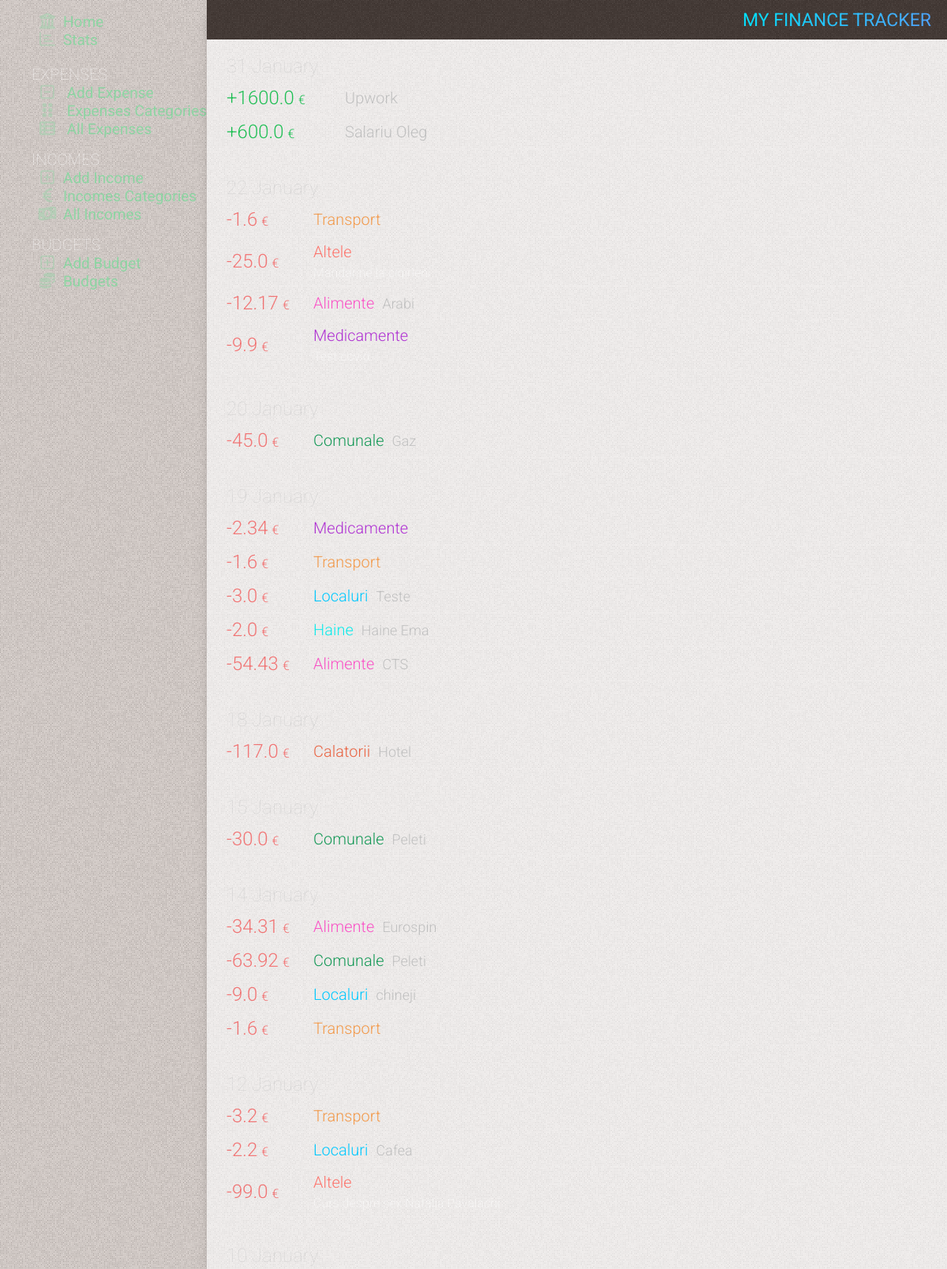
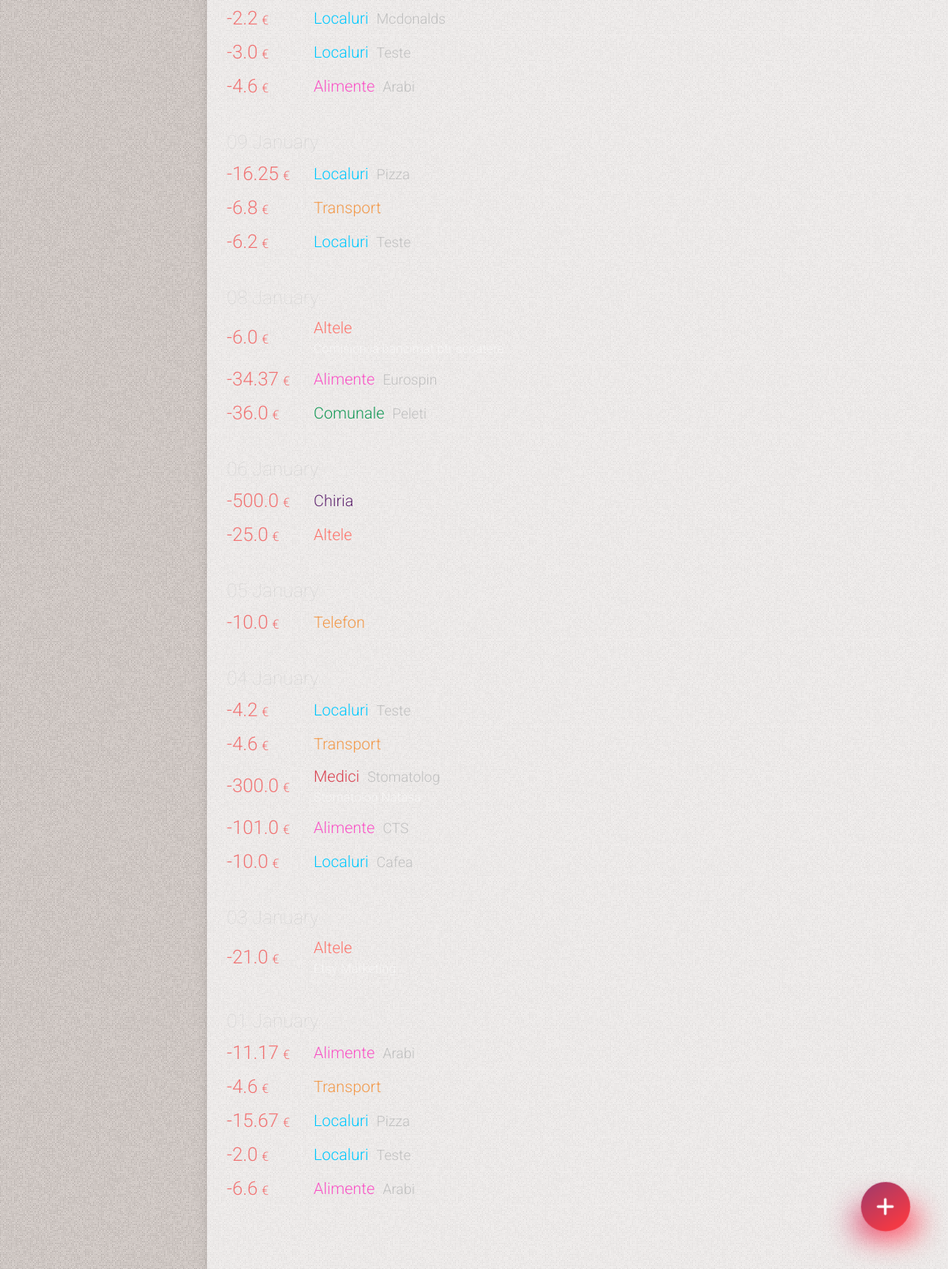
The page / on the database its author committed (2 pictures, top to bottom).
### tables this page shows
CREATE TABLE expenses
(
    id          INTEGER PRIMARY KEY AUTOINCREMENT,
    date        TIMESTAMP NOT NULL DEFAULT CURRENT_TIMESTAMP,
    sum         REAL      NOT NULL,
    category    INTEGER   NOT NULL,
    subcategory INTEGER   NOT NULL,
    comment     TEXT

);

CREATE TABLE categories
(
    id    INTEGER PRIMARY KEY AUTOINCREMENT,
    name  TEXT NOT NULL,
    color TEXT,
    state TEXT DEFAULT false
);

CREATE TABLE subcategories
(
    id          INTEGER PRIMARY KEY AUTOINCREMENT,
    name        TEXT    NOT NULL,
    category_id INTEGER NOT NULL,
    state       TEXT DEFAULT false

);

### app.py (the view)
@app.route('/')
def index():
    conn = get_db_connection()
    this_month_transactions = conn.execute(
        "SELECT expenses.id, "
        "strftime('%Y', date) as year, "
        "strftime('%m', date) as month, "
        "strftime('%d', date) as day, "
        "categories.name as category, "
        "categories.color as color, "
        "subcategories.name as subcategory, "
        "sum, "
        "comment "
        "FROM expenses "
        "LEFT JOIN categories on categories.id = expenses.category "
        "LEFT JOIN subcategories on subcategories.id = expenses.subcategory "
        "WHERE strftime('%Y', date) = strftime('%Y', date('now')) AND strftime('%m', date) = strftime('%m', date('now')) "

        "UNION ALL "
        "SELECT incomes.id, "
        "strftime('%Y', date) as year, "
        "strftime('%m', date) as month, "
        "strftime('%d', date) as day, "
        "categories_income.name as category, "
        "NULL as color, "
        "NULL as subcategory, "
        "amount, "
        "comment "
        "FROM incomes "
        "LEFT JOIN categories_income on categories_income.id = incomes.category "
        # "LEFT JOIN subcategories on subcategories.id = incomes.subcategory "
        "WHERE strftime('%Y', date) = strftime('%Y', date('now')) AND strftime('%m', date) = strftime('%m', date('now')) "
        "ORDER BY day DESC "
    ).fetchall()
    sum_months = conn.execute(
        "SELECT "
        "sum, strftime('%m', date) as month, strftime('%Y', date) as year "
        "FROM expenses "
    ).fetchall()
    sum_months_income = conn.execute(
        "SELECT "
        "amount, strftime('%m', date) as month, strftime('%Y', date) as year "
        "FROM incomes "
    ).fetchall()
    budgets = conn.execute(
        "SELECT SUM(sum) as su, "
        "categories.name as categor, "
        "budget.amount as amount "
        "FROM  expenses "
        "LEFT JOIN categories on categories.id = expenses.category "
        "LEFT JOIN budget on categories.id = budget.category "
        "WHERE strftime('%m.%Y', date) = strftime('%m.%Y','now') "
        "GROUP BY expenses.category "
        "LIMIT 5"
    ).fetchall()
    this_year = datetime.now().year
    this_month = datetime.now().month
    category_sum_total = conn.execute(
        "SELECT  sum, categories.name as category, strftime('%m', date) as month, strftime('%Y', date) as year "
        "FROM expenses  "
        "LEFT JOIN categories on categories.id = expenses.category "
    ).fetchall()
    conn.close()
    return render_template('index.html', title='My Finance Tracker', gradient='text-gradient-blue',
                           this_month_transactions=this_month_transactions, sum_months=sum_months,
                           sum_months_income=sum_months_income, category_sum_total=category_sum_total,
                           this_year=this_year, this_month=this_month, budgets=budgets)

### app.py (called while the page is built)
def get_db_connection():
    conn = sqlite3.connect('static/database.db')
    conn.row_factory = sqlite3.Row
    return conn

@app.template_filter('month_name')
def month_name(month_number):
    return calendar.month_name[month_number]

### templates/index.html (shortened to what this page needs)
{% extends 'base.html' %} {% block content %}
	<div class="page_title {{ gradient }}" >
		<span >{% block title %} {{ title }} {% endblock %}</span >
	</div >
	<div class="content w-full" >
		<div class="flex flex-col w-full" >
			<div class="cards relative" >
				{% for key, list in this_month_transactions|groupby('day')|sort(attribute='0', reverse=True) %}
					<div class="cards-day" >{{ key }} {{ this_month|int|month_name }}</div >
					{% for id, year, month, day,  category, color, subcategory, sum, comment in list %}
						<div
								class="card flex items-center relative overflow-hidden flex-wrap {% if not color %} card-income {% endif %}" >
							<div class="flex items-center w-full" >
								<div class="card-info flex flex-1" >
									<div class="flex flex-1" >
										<span class="card-amount flex items-center" >  {{ sum }} <span >&euro;</span > </span >
										<div class="flex flex-col justify-center ml-15" >
											<div class="flex items-center" >
												<span class="{{ color }} card-category" >  {{ category }}  </span >
												{% if (subcategory != '') and (subcategory !=None) %}
													<span class="card-subcategory ml-10" >  {{ subcategory }}  </span >
												{% endif %}
											</div >
											{% if (comment != '') and (comment !=None) %}
												<span class="block mt-5 card-comment" >  {{ comment }} </span >
											{% endif %}
										</div >
									</div >
								</div >
							</div >
						</div >
					{% endfor %}
				{% endfor %}
			</div >
		</div >
	</div >
{% endblock %}

### static/css/mmenu.css (style rules this page uses)
:root { --mm-line-height: 20px; --mm-listitem-size: 44px; --mm-navbar-size: 44px; --mm-offset-top: 0; --mm-offset-right: 0; --mm-offset-bottom: 0; --mm-offset-left: 0; --mm-color-border: rgba(0, 0, 0, 0.1); --mm-color-button: rgba(0, 0, 0, 0.3); --mm-color-text: rgba(0, 0, 0, 0.75); --mm-color-text-dimmed: rgba(0, 0, 0, 0.3); --mm-color-background: #f3f3f3; --mm-color-background-highlight: rgba(0, 0, 0, 0.05); --mm-color-background-emphasis: rgba(255, 255, 255, 0.4); --mm-shadow: 0 0 10px rgba(0, 0, 0, 0.3) }
:root { --mm-iconbar-size: 50px }
:root { --mm-iconpanel-size: 50px }
:root { --mm-sidebar-collapsed-size: 50px; --mm-sidebar-expanded-size: 440px }

### rows shown on the page
expenses: sum "1.6", name "Transport"
expenses: sum "25.0", name "Altele", comment "Mandarine la cigirleni"
expenses: sum "12.17", name "Alimente", name "Arabi"
expenses: sum "9.9", name "Medicamente", comment "Test covid"
expenses: sum "45.0", name "Comunale", name "Gaz"
expenses: sum "2.34", name "Medicamente"
expenses: sum "1.6", name "Transport"
expenses: sum "3.0", name "Localuri", name "Teste"
expenses: sum "2.0", name "Haine", name "Haine Ema"
expenses: sum "54.43", name "Alimente", name "CTS"
expenses: sum "117.0", name "Calatorii", name "Hotel"
expenses: sum "30.0", name "Comunale", name "Peleti"
expenses: sum "34.31", name "Alimente", name "Eurospin"
expenses: sum "63.92", name "Comunale", name "Peleti"
expenses: sum "9.0", name "Localuri", name "chineji"
expenses: sum "1.6", name "Transport"
expenses: sum "3.2", name "Transport"
expenses: sum "2.2", name "Localuri", name "Cafea"
expenses: sum "99.0", name "Altele", comment "Curs despre sex Natalia Pavalachi"
expenses: sum "2.2", name "Localuri", name "Mcdonalds"
expenses: sum "3.0", name "Localuri", name "Teste"
expenses: sum "4.6", name "Alimente", name "Arabi"
expenses: sum "16.25", name "Localuri", name "Pizza"
expenses: sum "6.8", name "Transport"
expenses: sum "6.2", name "Localuri", name "Teste"
expenses: sum "6.0", name "Altele", comment "Comision la bancimat ptr scoatere"
expenses: sum "34.37", name "Alimente", name "Eurospin"
expenses: sum "36.0", name "Comunale", name "Peleti"
expenses: sum "500.0", name "Chiria"
expenses: sum "25.0", name "Altele"
expenses: sum "10.0", name "Telefon"
expenses: sum "4.2", name "Localuri", name "Teste"
expenses: sum "4.6", name "Transport"
expenses: sum "300.0", name "Medici", name "Stomatolog", comment "Stomatolog Natasa"
expenses: sum "101.0", name "Alimente", name "CTS"
expenses: sum "10.0", name "Localuri", name "Cafea"
expenses: sum "21.0", name "Altele"
expenses: sum "11.17", name "Alimente", name "Arabi"
expenses: sum "4.6", name "Transport"
expenses: sum "15.67", name "Localuri", name "Pizza"
expenses: sum "2.0", name "Localuri", name "Teste"
expenses: sum "6.6", name "Alimente", name "Arabi"

### other values the page prints
{{ title }} "MY FINANCE TRACKER"
{{ key }} "31" "22" "20" "19" "18" "15" "14" "12" "09" "08" "06" "05" "04" "03" "01"
{{ sum }} "1600.0" "600.0"
{{ category }} "Upwork" "Salariu Oleg"
